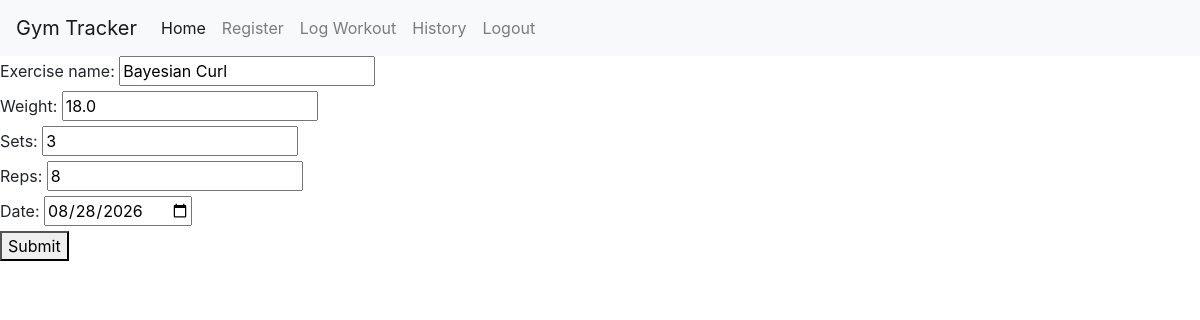
/edit/3 (signed in), run on the app's committed database.
### app/models.py (models this page shows, shortened)
class Workout(db.Model):
      id = db.Column(db.Integer, primary_key=True)
      user_id = db.Column(db.Integer, db.ForeignKey("users.id"))
      exercise_name = db.Column(db.String(100))
      weight = db.Column(db.Float)
      sets = db.Column(db.Integer)
      reps = db.Column(db.Integer)
      date = db.Column(db.Date)

### app/__init__.py (the view, shortened to what this page needs)
    @app.route("/edit/<int:workout_id>", methods=["GET", "POST"])
    @login_required
    def edit_workout(workout_id):
        workout_to_edit = Workout.query.filter_by(id=workout_id, user_id=current_user.id).first()
        if workout_to_edit is None:
            return redirect(url_for("history"))
        return render_template("edit_workout.html", workout=workout_to_edit)

### app/templates/edit_workout.html (shortened to what this page needs)
{% extends "base.html" %}
{% block content %}
<form action="{{ url_for('edit_workout', workout_id = workout.id) }}" method="post">
    <div>
        <label for="exercise_name">Exercise name:</label>
        <input type="text" id="exercise_name" name="exercise_name" value="{{ workout.exercise_name }}" required>
    </div>
    <div>
        <label for="weight">Weight:</label>
        <input type="number" id="weight" name="weight" step="0.5" value="{{ workout.weight }}" required>
    </div>
    <div>
        <label for="sets">Sets:</label>
        <input type="number" id="sets" name="sets" value="{{ workout.sets }}" required>
    </div>
    <div>
        <label for="reps">Reps:</label>
        <input type="number" id="reps" name="reps" value="{{ workout.reps }}" required>
    </div>
    <div>
        <label for="date">Date:</label>
        <input type="date" id="date" name="date" value="{{ workout.date }}" required>
    </div>
    <button type="submit">Submit</button>
</form>
{% endblock %}

### data on the page
Workout: exercise_name "Bayesian Curl", weight "18.0", sets "3", reps "8", date "08/28/2026"
